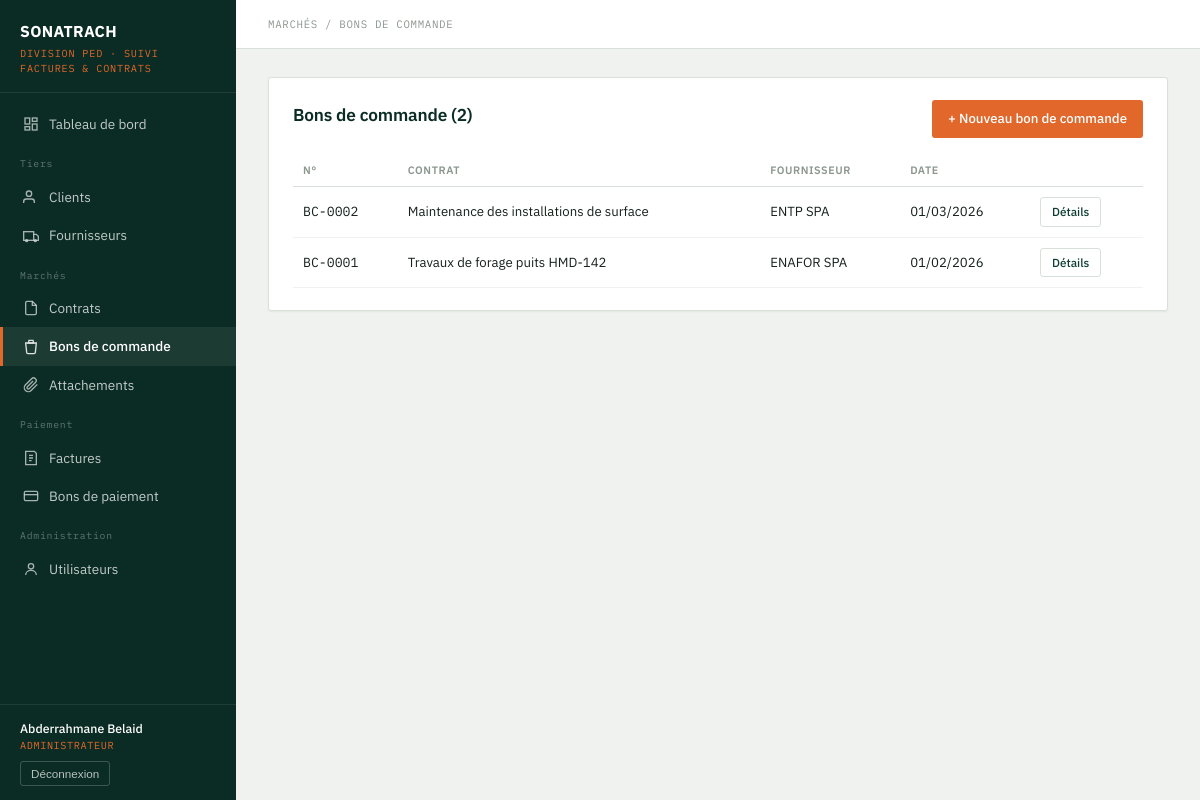
Page /bons_commande/list.php (signed in) on the committed database.
### tables this page shows
CREATE TABLE bons_commande (
    num_bc        INT AUTO_INCREMENT PRIMARY KEY,
    date_bc       DATE,
    num_contrat   INT NOT NULL,
    FOREIGN KEY (num_contrat) REFERENCES contrats(num_contrat)
);

CREATE TABLE contrats (
    num_contrat    INT AUTO_INCREMENT PRIMARY KEY,
    objet_contrat  VARCHAR(255) NOT NULL,
    date_signature DATE,
    montant_ht     DECIMAL(15,2),
    id_four        INT NOT NULL,
    date_creation  DATETIME DEFAULT CURRENT_TIMESTAMP,
    FOREIGN KEY (id_four) REFERENCES fournisseurs(id_four)
);

CREATE TABLE fournisseurs (
    id_four        INT AUTO_INCREMENT PRIMARY KEY,
    rs_four        VARCHAR(150) NOT NULL,
    nom_four       VARCHAR(100),
    pre_four       VARCHAR(100),
    num_tel_four   VARCHAR(20),
    adr_four       VARCHAR(200),
    nis_four       VARCHAR(30),
    num_fax_four   VARCHAR(20),
    date_creation  DATETIME DEFAULT CURRENT_TIMESTAMP
);

### includes/auth.php (called while the page is built, shortened)
<?php
function current_user() {
    return [
        'id'      => $_SESSION['user_id'] ?? null,
        'nom'     => $_SESSION['nom'] ?? '',
        'prenom'  => $_SESSION['prenom'] ?? '',
        'role'    => $_SESSION['role'] ?? '',
        'id_four' => $_SESSION['id_four'] ?? null,
    ];
}
function e($str) {
    return htmlspecialchars($str ?? '', ENT_QUOTES, 'UTF-8');
}
function fmt_date($date) {
    $d = DateTime::createFromFormat('Y-m-d', $date) ?: new DateTime($date);
    return $d->format('d/m/Y');
}

### bons_commande/list.php (the view, shortened to what this page needs)
<?php
require_once __DIR__ . '/../includes/auth.php';
$bons = $pdo->query("
    SELECT bc.*, c.objet_contrat, f.rs_four
    FROM bons_commande bc
    JOIN contrats c ON c.num_contrat = bc.num_contrat
    JOIN fournisseurs f ON f.id_four = c.id_four
    ORDER BY bc.date_bc DESC
")->fetchAll();
include __DIR__ . '/../includes/header.php';
?>
<div class="card">
    <div class="card-head">
        <h2>Bons de commande (<?= count($bons) ?>)</h2>
        <?php if (in_array($user['role'], ['admin','ordonnateur'])): ?>
        <a href="add.php" class="btn flame">+ Nouveau bon de commande</a>
        <?php endif; ?>
    </div>
    <?php if (empty($bons)): ?>
        <div class="empty-state">Aucun bon de commande enregistré.</div>
    <?php else: ?>
    <table>
        <thead><tr><th>N°</th><th>Contrat</th><th>Fournisseur</th><th>Date</th><th></th></tr></thead>
        <tbody>
        <?php foreach ($bons as $b): ?>
            <tr>
                <td class="num">BC-<?= str_pad($b['num_bc'], 4, '0', STR_PAD_LEFT) ?></td>
                <td><?= e($b['objet_contrat']) ?></td>
                <td><?= e($b['rs_four']) ?></td>
                <td><?= fmt_date($b['date_bc']) ?></td>
                <td><a href="view.php?id=<?= $b['num_bc'] ?>" class="btn outline small">Détails</a></td>
            </tr>
        <?php endforeach; ?>
        </tbody>
    </table>
    <?php endif; ?>
</div>
<?php include __DIR__ . '/../includes/footer.php'; ?>

### assets/css/style.css (style rules this page uses)
:root { --petrol-900: #0B2C24; --petrol-800: #0F3D32; --petrol-700: #15503F; --petrol-600: #1C6650; --flame-500: #E2672B; --flame-600: #C7541F; --sand-100: #EFF2EE; --sand-50: #F7F8F5; --white: #FFFFFF; --ink-900: #16211C; --ink-600: #4C5A53; --ink-400: #8C978F; --border: #D9E0DA; --status-neutre-bg: #ECEEEA; --status-neutre-fg: #4C5A53; --status-attente-bg: #FCEFDD; --status-attente-fg: #9A5B10; --status-progres-bg: #E3F0EA; --status-progres-fg: #1C6650; --status-alerte-bg: #FBE7E3; --status-alerte-fg: #B23A22; --status-succes-bg: #E1F1E6; --status-succes-fg: #1E7A44; --radius: 3px; --shadow-card: 0 1px 2px rgba(11, 44, 36, 0.06); }
* { box-sizing: border-box; }
html, body { margin: 0; padding: 0; background: var(--sand-100); color: var(--ink-900); font-family: 'IBM Plex Sans', -apple-system, sans-serif; font-size: 15px; line-height: 1.5; }
a { color: var(--petrol-700); text-decoration: none; }
h1, h2, h3 { font-weight: 600; color: var(--petrol-900); margin: 0 0 .5em; letter-spacing: -0.01em; }
h2 { font-size: 1.15rem; }
.card { background: var(--white); border: 1px solid var(--border); border-radius: var(--radius); box-shadow: var(--shadow-card); padding: 22px 24px; margin-bottom: 20px; }
.card-head { display: flex; align-items: center; justify-content: space-between; margin-bottom: 16px; }
table { width: 100%; border-collapse: collapse; }
th { text-align: left; font-size: 0.72rem; text-transform: uppercase; letter-spacing: 0.05em; color: var(--ink-400); font-weight: 600; padding: 8px 10px; border-bottom: 1px solid var(--border); }
td { padding: 10px 10px; border-bottom: 1px solid var(--sand-100); font-size: 0.88rem; vertical-align: middle; }
td.num, th.num { font-family: 'IBM Plex Mono', monospace; }
.btn { display: inline-flex; align-items: center; gap: 6px; background: var(--petrol-800); color: var(--white); border: none; padding: 9px 16px; border-radius: var(--radius); font-size: 0.88rem; font-weight: 500; cursor: pointer; font-family: inherit; }
.btn.flame { background: var(--flame-500); }
.btn.outline { background: transparent; color: var(--petrol-800); border: 1px solid var(--border); }
.btn.small { padding: 5px 11px; font-size: 0.78rem; }

### rows in the picture
bons_commande: num_bc "0002", num_contrat.objet_contrat "Maintenance des installations de surface", fournisseurs.rs_four "ENTP SPA", date_bc "01/03/2026"
bons_commande: num_bc "0001", num_contrat.objet_contrat "Travaux de forage puits HMD-142", fournisseurs.rs_four "ENAFOR SPA", date_bc "01/02/2026"

### other values in the picture
$user['prenom'] . ' ' . $user['nom'] "Abderrahmane Belaid"
role_label($user['role']) "ADMINISTRATEUR"
$page_crumb "MARCHÉS / BONS DE COMMANDE"
count($bons) "2"
